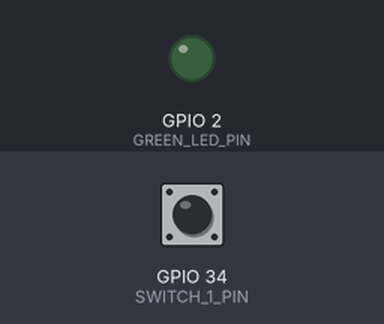
The program below on a simulated ESP32. On the bench: output pins drawn as LEDs (lit = HIGH). Inputs (shaded band) come from the test bench; at power-on: GPIO 34 (SWITCH_1_PIN) LOW.

Above: at 1.2 s.
1.3 s: GPIO 34 (SWITCH_1_PIN) pulled HIGH for 0.15 s
At 2.5 s:
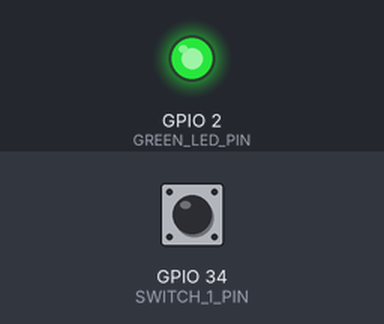
3.0 s: GPIO 34 (SWITCH_1_PIN) pulled HIGH for 1 s
At 5.1 s:
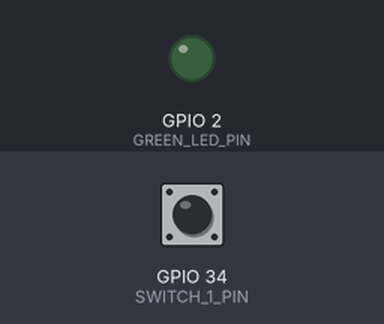
5.5 s: GPIO 34 (SWITCH_1_PIN) pulled HIGH for 3.2 s
At 9.8 s:
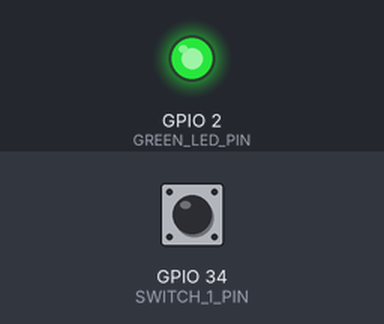
Timing chart, 0 to 11.3 s (numbered marks = the images above; inputs shaded):
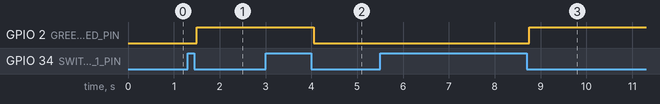

Measured:
- after the input at 1.3 s, GPIO 2 (GREEN_LED_PIN): LOW → HIGH after 0.20 s
- after the input at 3.0 s, GPIO 2 (GREEN_LED_PIN): HIGH → LOW after 1.1 s
- after the input at 5.5 s, GPIO 2 (GREEN_LED_PIN): LOW → HIGH after 3.3 s

The program:

main.cpp
```cpp
// (licence header left out)
#include <Arduino.h>

#define SWITCH_1_PIN	34
#define GREEN_LED_PIN	2

#define DEBOUCE_TIME	50

bool bLEDState=false;
bool bProcessedSwitchState=false;
bool bCurrentSwitchState=false;
bool bLastSwitchState=false;

unsigned long ulLastDebounceTime = 0;

void setup() {
	/* set SWITCH_1_PIN as input */
	pinMode(SWITCH_1_PIN, INPUT);

	/*set GREEN_LED_PIN as output */
	pinMode(GREEN_LED_PIN, OUTPUT);

	/* turn off led at begin */
	digitalWrite(GREEN_LED_PIN,LOW);
	bLEDState = false;
}

void loop() {
	/* read current state of switch */
	bCurrentSwitchState  = digitalRead(SWITCH_1_PIN);

	/* if current switch state is not equal to last state then update debounce time */
	if(bCurrentSwitchState != bLastSwitchState){
		ulLastDebounceTime = millis();
	}

	/* if current state is greater than DEBOUNCE_TIME check processed switch state */
	if((millis() - ulLastDebounceTime) > DEBOUCE_TIME){
		if(bCurrentSwitchState != bProcessedSwitchState){
			bProcessedSwitchState = bCurrentSwitchState;
			/* if bProcessedSwitchState is low means switch is pressed more than DEBOUCE_TIME toggle led state*/
			if(bProcessedSwitchState == LOW){
				if(bLEDState){
					digitalWrite(GREEN_LED_PIN,LOW);
					bLEDState = false;
				}else{
					digitalWrite(GREEN_LED_PIN,HIGH);
					bLEDState = true;
				}
			}
		}
	}

	/* update current switch state to last switch state */
	bLastSwitchState = bCurrentSwitchState;
}
```
